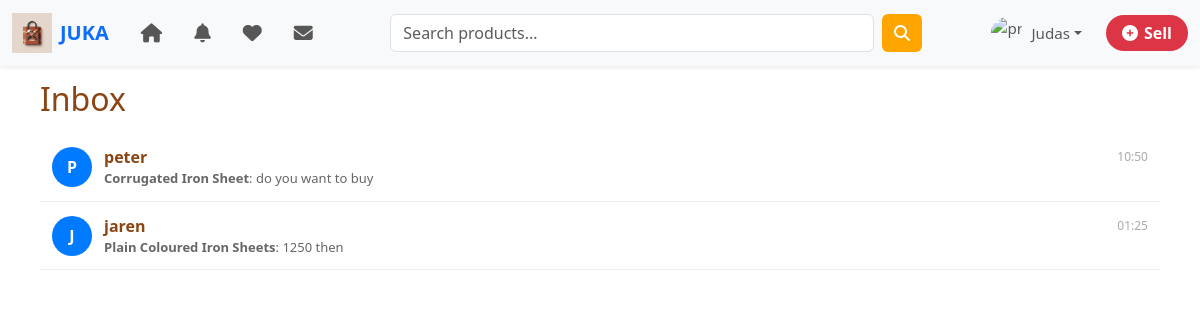
Page /messages/inbox/ (signed in) on the committed database.
### accounts/models.py (models this page shows, shortened)
class CustomUser(AbstractUser):
    ROLE_CHOICES = (
        ('buyer', 'Buyer'),
        ('seller', 'Seller'),
    )
    role = models.CharField(max_length=10, choices=ROLE_CHOICES, default='buyer')
    phone_number = models.CharField(max_length=15, blank=True, null=True)
    @property
    def is_seller(self):
        return self.role == 'seller'

### messaging/models.py (models this page shows, shortened)
class Message(models.Model):
    sender = models.ForeignKey(
        settings.AUTH_USER_MODEL, on_delete=models.CASCADE, related_name="sent_messages"
    )
    receiver = models.ForeignKey(
        settings.AUTH_USER_MODEL, on_delete=models.CASCADE, related_name="received_messages"
    )
    advert = models.ForeignKey(Advert, on_delete=models.CASCADE, null=True, blank=True)
    content = models.TextField()
    timestamp = models.DateTimeField(auto_now_add=True)
    is_read = models.BooleanField(default=False)

### sellers/models.py (models this page shows)
class Advert(models.Model):
    shop = models.ForeignKey(
        Shop,
        related_name='adverts',
        on_delete=models.CASCADE
    )
    seller = models.ForeignKey(settings.AUTH_USER_MODEL, on_delete=models.CASCADE)
    title = models.CharField(max_length=255)
    description = models.TextField(blank=True)
    category = models.ForeignKey("categories.Category", related_name="adverts", on_delete=models.CASCADE)
    price = models.DecimalField(max_digits=10, decimal_places=2)
    type = models.CharField(max_length=50, blank=True, null=True)
    size = models.CharField(max_length=50, blank=True, null=True)
    thickness = models.CharField(max_length=20, blank=True, null=True)
    color = models.CharField(max_length=50, blank=True, null=True)
    weight = models.CharField(max_length=50, blank=True, null=True)  # <-- new
    shape = models.CharField(max_length=50, blank=True, null=True)
    image = models.ImageField(upload_to="adverts/")
    created_at = models.DateTimeField(auto_now_add=True)
    attributes = models.TextField(blank=True, null=True)  # freeform attributes
    active = models.BooleanField(default=True)  # Active or Draft

### messaging/views.py (the view)
# urls.py: path('inbox/', views.inbox, name="inbox"),
@login_required
def inbox(request):
    qs = (
        Message.objects.filter(Q(sender=request.user) | Q(receiver=request.user))
        .select_related("sender", "receiver", "advert")
        .order_by("-timestamp")
    )
    conversations = {}
    for msg in qs:
        other_user = msg.receiver if msg.sender == request.user else msg.sender
        advert_key = msg.advert.id if msg.advert else 0
        key = (other_user.id, advert_key)
        if key not in conversations:
            conversations[key] = msg  # latest message per thread
    messages = conversations.values()
    return render(request, "inbox.html", {"messages": messages})

### JUKA/context_processors.py (called while the page is built)
def categories_processor(request):
    return {
        "categories": Category.objects.all()
    }

def saved_items(request):
    saved_ids = set()
    if request.user.is_authenticated:
        saved_ids = set(SavedItem.objects.filter(user=request.user).values_list("advert_id", flat=True))
    return {'user_saved_ids': saved_ids}

def unread_counts(request):
    if request.user.is_authenticated:
        unread_messages = Message.objects.filter(
            receiver=request.user,
            is_read=False
        ).count()
        unread_notifications = Notification.objects.filter(
            user=request.user,
            is_read=False
        ).count()
    else:
        unread_messages = 0
        unread_notifications = 0
    return {
        'unread_messages': unread_messages,
        'unread_notifications': unread_notifications,
    }

### messaging/templates/inbox.html (shortened to what this page needs)
{% extends "base.html" %}
{% block content %}
<h2 class="inbox-title">Inbox</h2>
<div class="chat-list">
    {% for msg in messages %}
        {% if msg.advert %}
            <a href="{% if msg.sender == request.user %}
                        {% url 'conversation' msg.receiver.id msg.advert.id %}
                     {% else %}
                        {% url 'conversation' msg.sender.id msg.advert.id %}
                     {% endif %}"
               class="chat-item {% if not msg.is_read %}unread{% endif %}">
        {% else %}
            <a href="#" class="chat-item {% if not msg.is_read %}unread{% endif %}">
        {% endif %}
            <div class="chat-avatar">
                <div class="avatar-circle">
                    {% if msg.sender == request.user %}
                        {{ msg.receiver.username|first|upper }}
                    {% else %}
                        {{ msg.sender.username|first|upper }}
                    {% endif %}
                </div>
            </div>
            <div class="chat-info">
                <div class="chat-header">
                    <strong>
                        {% if msg.sender == request.user %}
                            {{ msg.receiver.username }}
                        {% else %}
                            {{ msg.sender.username }}
                        {% endif %}
                    </strong>
                    <span class="chat-time">{{ msg.timestamp|date:"H:i" }}</span>
                </div>
                <p class="chat-preview">
                    {% if msg.advert %}
                        <strong>{{ msg.advert.title }}</strong>: {{ msg.content|truncatechars:40 }}
                    {% else %}
                        {{ msg.content|truncatechars:40 }}
                    {% endif %}
                </p>
            </div>
        </a>
    {% empty %}
        <p>No messages yet.</p>
    {% endfor %}
</div>
{% endblock %}

### templates/base.html (shortened to what this page needs)
{% load static %}
{% load socialaccount %}
<!doctype html>
<html lang="en">
<head>
    <link href="https://cdn.jsdelivr.net/npm/bootstrap@5.3.2/dist/css/bootstrap.min.css" rel="stylesheet">
    <link rel="stylesheet" href="{% static 'main.css' %}">
    <link href="https://cdnjs.cloudflare.com/ajax/libs/font-awesome/6.4.0/css/all.min.css" rel="stylesheet">
</head>
<body>
<nav class="navbar navbar-expand-lg navbar-light bg-light shadow-sm">
    <div class="container-fluid">
        <a class="navbar-brand fw-bold text-primary d-flex align-items-center" href="{% url 'home' %}">
            <img src="{% static 'logo.png' %}" alt="Logo" width="40" class="me-2"> JUKA
        </a>
        <div class="collapse navbar-collapse" id="navbarSupportedContent">
            <ul class="navbar-nav me-auto mb-2 mb-lg-0 d-flex align-items-center">
                <li class="nav-item mx-2">
                    <a class="nav-link" href="{% url 'home' %}" title="Home">
                    </a>
                </li>
                <li class="nav-item mx-2">
                    {% if user.is_authenticated %}
                    <a class="nav-link" href="{% url 'notifications' %}" title="Notifications">
                    </a>
                    {% endif %}
                </li>
                <li class="nav-item mx-2">
                    {% if user.is_authenticated %}
                    <a class="nav-link" href="{% url 'saved_items' %}" title="Saved Items">
                    </a>
                    {% endif %}
                </li>
                <li class="nav-item mx-2">
                    {% if user.is_authenticated %}
                    <a class="nav-link" href="{% url 'inbox' %}" title="Messages">
                    </a>
                    {% endif %}
                </li>
            </ul>
            <form class="d-flex mx-auto w-50" method="get" action="{% url 'search' %}">
                <input class="form-control me-2" type="search" placeholder="Search products..." aria-label="Search">
                <button class="btn btn-primary" type="submit">
                    <i class="fas fa-search"></i>
                </button>
            </form>
            <ul class="navbar-nav ms-auto d-flex align-items-center">
                <li class="nav-item dropdown d-flex align-items-center">
                    {% if user.is_authenticated %}
                    <a class="nav-link dropdown-toggle d-flex align-items-center" href="#" role="button"
                       data-bs-toggle="dropdown" aria-expanded="false">
                        <img src="https://cdn-icons-png.flaticon.com/512/149/149071.png"
                             class="rounded-circle me-2" width="32" height="32" alt="profile">
                        <span>{{ user.first_name }}</span>
                    </a>
                    {% else %}
                    <button class="btn btn-outline-primary" data-bs-toggle="modal" data-bs-target="#loginModal">
                        Login
                    </button>
                    {% endif %}
                </li>
                <li class="nav-item ms-3">
                    {% if user.is_authenticated %}
                    {% if user.sellerprofile %}
                    <a href="{% url 'create_advert' %}" class="btn btn-danger">
                        <i class="fas fa-plus-circle"></i> Sell
                    </a>
                    {% else %}
                    <a href="{% url 'setup_seller_profile' %}" class="btn btn-danger">
                        <i class="fas fa-plus-circle"></i> Sell
                    </a>
                    {% endif %}
                    {% else %}
                    <button class="btn btn-danger" data-bs-toggle="modal" data-bs-target="#loginModal">
                        <i class="fas fa-plus-circle"></i> Sell
                    </button>
                    {% endif %}
                </li>
            </ul>
        </div>
    </div>
</nav>
<div class="{% if show_sidebar %}layout-with-sidebar{% else %}layout-fullwidth{% endif %}">
    <div class="main-content container">
        <div class="row">
            {% block content %}{% endblock %}
        </div>
    </div>
</div>
</body>
</html>

### static/main.css (style rules this page uses)
body { padding-top: 70px; width: 100%; max-width: 100%; font-family: 'Segoe UI', Arial, sans-serif; overflow-x: hidden; }
:root { --orange: #FFA500; --yellow: #FFD700; --brown: #8B4513; --white: #ffffff; }
body { background-color: var(--white); color: var(--brown); }
.btn-primary { background-color: var(--orange); border: none; }
.navbar { position: fixed; top: 0; left: 0; width: 100%; z-index: 1050; }
.navbar { font-size: 0.95rem; }
.navbar .nav-link { display: flex; align-items: center; gap: 0; }
form input { border-radius: 50px; }
form button { border-radius: 50px; }
.navbar .btn-danger { background-color: #dc3545; border: none; font-weight: bold; border-radius: 30px; padding: 6px 16px; display: flex; align-items: center; gap: 6px; transition: background-color 0.3s ease; }
.layout-fullwidth .main-content { width: 100%; padding: 10px; }

### messaging/templates/inbox.html (style rules this page uses)
.inbox-title { margin-bottom: 15px; }
.chat-list { display: flex; flex-direction: column; }
.chat-item { display: flex; align-items: center; padding: 12px; border-bottom: 1px solid #eee; text-decoration: none; color: inherit; transition: background 0.2s; }
.chat-avatar { margin-right: 12px; }
.avatar-circle { width: 40px; height: 40px; background: #007bff; color: #fff; border-radius: 50%; display: flex; justify-content: center; align-items: center; font-weight: bold; }
.chat-info { flex: 1; }
.chat-header { display: flex; justify-content: space-between; align-items: center; }
.chat-preview { font-size: 13px; color: #666; margin: 0; }
.chat-time { font-size: 12px; color: #aaa; }

### rows in the picture
CustomUser: first_name "Judas"
Message: receiver.username|first "P", receiver.username "peter", timestamp "10:50", advert "Corrugated Iron Sheet", content "do you want to buy"
Message: receiver.username|first "J", receiver.username "jaren", timestamp "01:25", advert "Plain Coloured Iron Sheets", content "1250 then"
